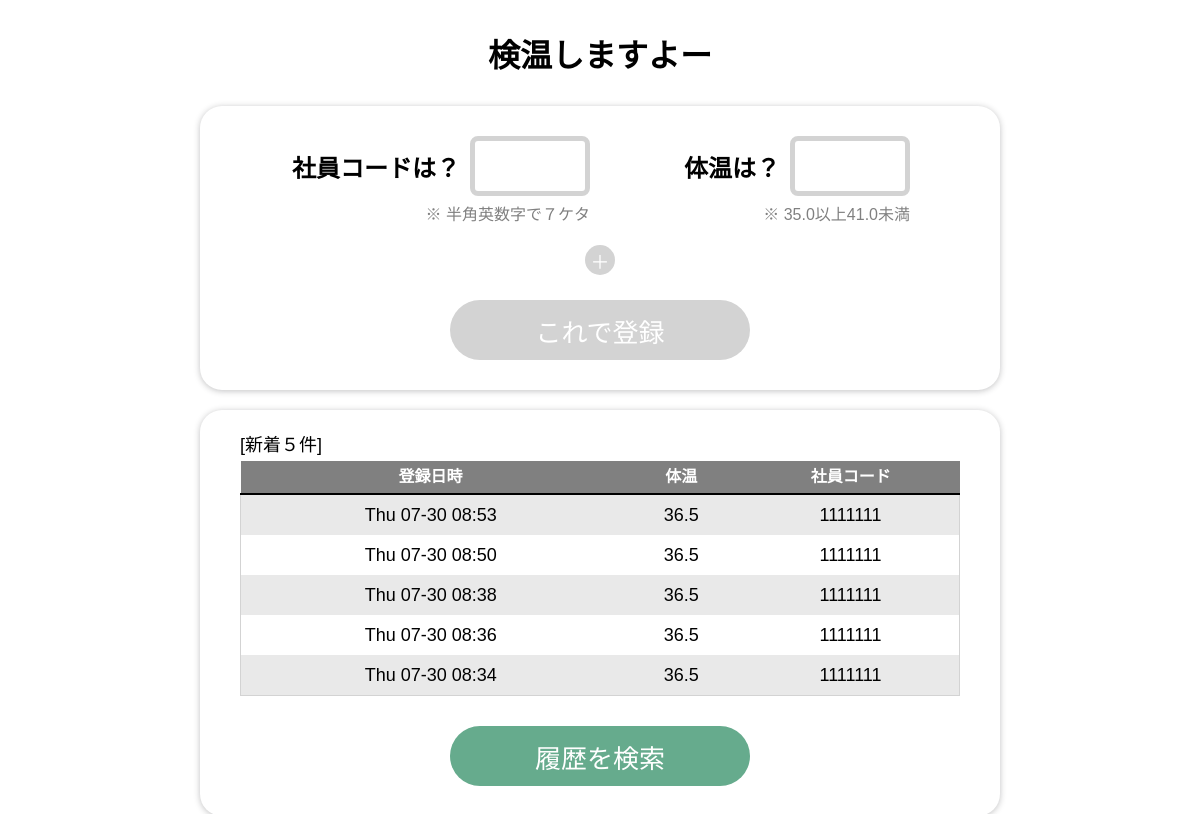
The page / on the database its author committed.
### main/models.py (models this page shows, shortened)
class Entry(db.Model):
    id = db.Column(db.Integer, primary_key=True)
    jcode = db.Column(db.String)
    temp = db.Column(db.Float)
    date = db.Column(db.DateTime)
    breathlessness = db.Column(db.String)
    dullness = db.Column(db.String)
    comment = db.Column(db.String)

### main/views.py (the view)
@app.route('/', methods=['get','post'])
def show_entries():
    entries_head = Entry.query\
        .order_by(desc(Entry.date))\
        .limit(5)\
        .all()
    return flask.render_template('entry.html', entries_head=entries_head)

### main/templates/entry.html (shortened to what this page needs)
<!DOCTYPE html>
<html lang="ja">
  <head>
    <link rel="stylesheet" href="../static/style.css">
  </head>
  <body>
    <div class="container">
      <h1>検温しますよー</h1>
    </div>
    <div class="module-container">
      <form action="{{ url_for('add_entry') }}" method=post>
        <div class="qa-area">
          <div class="jcode-box" >
            <div class="qa-set">
              <div class="q-line">
                <p>社員コードは？</p>
              </div>
              <div class="a-form">
                <input type="text" name="jcode" id="input1" maxlength="7">
              </div>
            </div>
            <div class="alert-line">
              <p id="alert1"> ※ 半角英数字で７ケタ</p>
            </div>
          </div>
          <div class="temp-box">
            <div class="qa-set">
              <div class="q-line">
                <p>体温は？</p>
              </div>
              <div class="a-form">
                <input type="text" name="temp" id="input2" maxlength="4">
              </div>
            </div>
            <div class="alert-line">
              <p id="alert2"> ※ 35.0以上41.0未満</p>
            </div>
          </div>
        </div>
        <div class="extra-area">
          <div>
            <button type="button" id="extra-btn">＋</button>
          </div>
        </div>
        <div class="submit-area">
          <button type="submit" id="enter-btn">これで登録</button>
        </div>
      </form>
    </div>
    <div class="module-container">
      <div class="logs-area">
        <p>[新着５件]</p>
        <div class="logs-box5">
          <table class="logs-table" align=left>
            <thead>
              <tr>
                <th>登録日時</th>
                <th>体温</th>
                <th>社員コード</th>
              </tr>
            </thead>
            <tbody>
              {% for entry in entries_head %}
              <tr>
                <td>{{entry.date.strftime('%a %m-%d %H:%M')}}</td>
                <td>{{entry.temp}}</td>
                <td>{{entry.jcode}}</td>
              </tr>
              {% endfor %}
            </tbody>
          </table>
        </div>
      </div>
      <form action="{{ url_for('specify_logs') }}" method=post>
        <div class="submit-area">
          <button type="submit" id="std-btn">履歴を検索</button>
        </div>
      </form>
    </div>
  </body>
</html>

### main/static/style.css (style rules this page uses)
body { margin: auto 0px; width: 100%; background: white; font-family: sans-serif; }
h1 { margin: 30px auto; text-align: center; }
.container, .module-container { width: 90%; max-width: 800px; min-width: 640px; margin: 20px auto; }
.module-container { padding: 10px 0px; box-shadow: 0 1px 6px 0 rgba(32, 33, 36, .28); border-radius: 22px; }
.qa-area { width: 640px; margin: 0px auto; padding-top: 20px; display: flex; }
.extra-area { margin: 0px auto; text-align: center; }
.submit-area { margin: 0px auto; padding-bottom: 20px; text-align: center; }
.logs-area { width: 90%; max-width: 720px; margin: 0px auto; }
.jcode-box, .temp-box { font-size: 18px; margin: 0px auto; }
.qa-set { width: 100%; display: flex; align-items: center; }
.q-line { width: 180px; }
.q-line p { text-align: right; margin-top: 0px; margin-bottom: 0px; margin-right: 10px; font-size: 24px; font-weight: bold; }
.a-form input { width: 100px; padding: 0 5px; font-size: 24px; height: 50px; background-color: white; border-color: #d3d3d3; border-radius: 8px; border-style: solid; border-width: thick; -webkit-appearance: none; outline-style: none; }
.alert-line { width: 100%; margin-bottom: 20px; }
.alert-line p { margin: 5px 0px 10px 0px; text-align: right; font-size: 16px; color: gray; }
button { align-content: center; width: 300px; height: 60px; color: white; font-size: 26px; margin-top: 25px; margin-bottom: 0px; padding: 0 20px; border: none; border-radius: 40px; background-color: #66AB8D; cursor: pointer; }
#extra-btn { width: 30px; height: 30px; margin: 0px auto; padding: 0px; font-size: 19px; border-radius: 15px; background-color: #d3d3d3; cursor: default; }
#enter-btn { background-color: #d3d3d3; cursor: default; }
.logs-area p { margin: 10px auto 5px auto; font-size: 18px; }
.logs-box5 { height: 240px; overflow: auto; }
.logs-table { table-layout: auto; width: 100%; border-collapse: collapse; border-spacing: 0; color: black; font-size: 18px; }
.logs-table thead { color: white; background: gray; border-bottom: 2px solid black; font-size: 16px; text-align: center; line-height: 30px; }
.logs-table tbody tr:nth-child(odd) { background: #e9e9e9; }
.logs-table tbody tr:nth-child(even) { background: #ffffff; }
.logs-table tbody { text-align: center; vertical-align: middle; line-height: 40px; white-space: normal; max-width: none; border: solid 1px #d3d3d3; }
.logs-table td { padding: 0em 0.3em; }

### rows shown on the page
Entry: date "Thu 07-30 08:53", temp "36.5", jcode "1111111"
Entry: date "Thu 07-30 08:50", temp "36.5", jcode "1111111"
Entry: date "Thu 07-30 08:38", temp "36.5", jcode "1111111"
Entry: date "Thu 07-30 08:36", temp "36.5", jcode "1111111"
Entry: date "Thu 07-30 08:34", temp "36.5", jcode "1111111"
